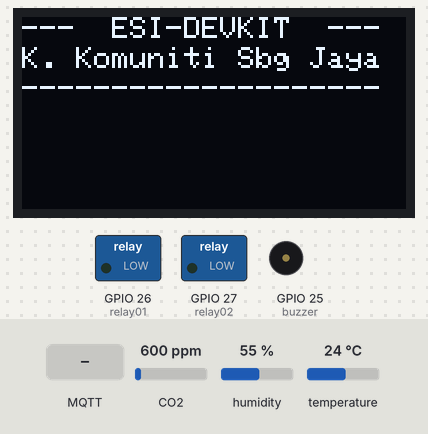
Recording of a sketch running on a simulated ESP32. On the bench: 128×64 one-colour display, switched loads named in the sketch (green lamp = pin HIGH), buzzer (waves = sounding, pin HIGH). The test bench sets the inputs (shaded band); at power-on: CO2 600 ppm, humidity 55 %, temperature 24 °C. WiFi joins after 1.5 s; servers stay silent unless stated; no MQTT or app messages arrive unless stated; what the sketch prints to the serial monitor is not drawn.

Above: at 6.3 s.
6.4 s: MQTT message "on" arrives on the first subscribed topic
At 6.7 s:
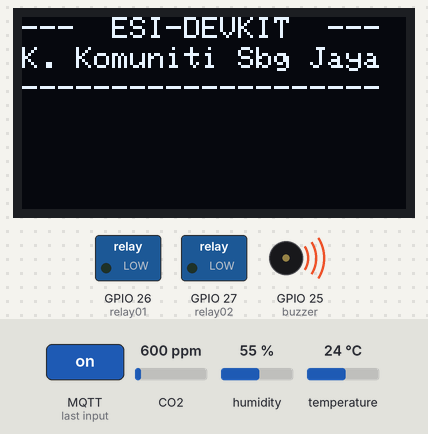
7.9 s: MQTT message "on" arrives on the second subscribed topic
At 9.1 s:
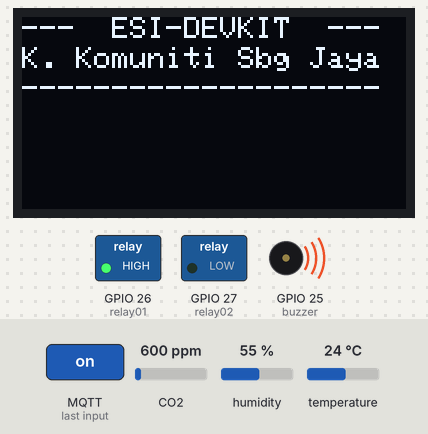
9.4 s: MQTT message "off" arrives on the first subscribed topic
At 10.2 s:
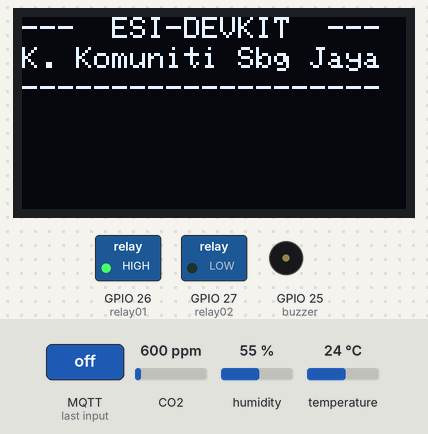
10.9 s: MQTT message "on" arrives on the third subscribed topic
At 11.6 s:
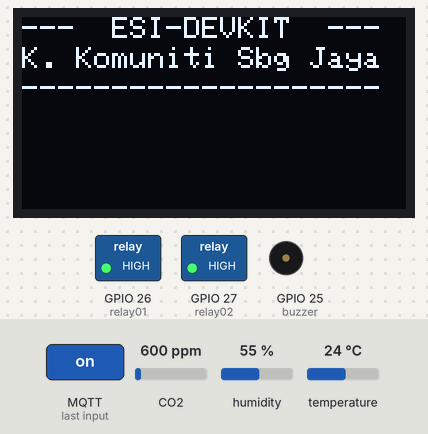
12.4 s: MQTT message "off" arrives on the second subscribed topic
At 12.8 s:
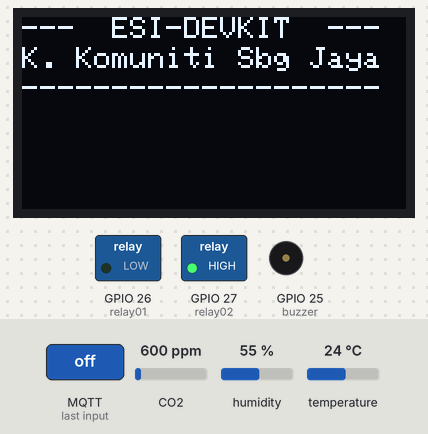
13.9 s: MQTT message "off" arrives on the third subscribed topic
At 14.8 s:
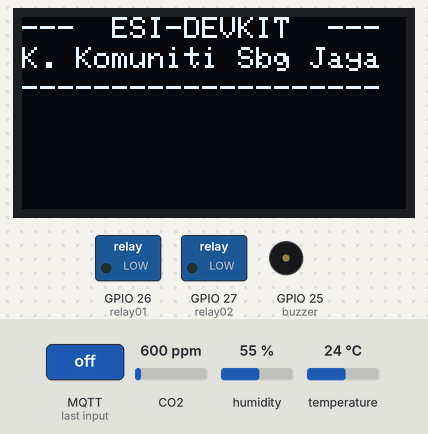
Timing chart, 0 to 16.4 s (numbered marks = the images above; inputs shaded):
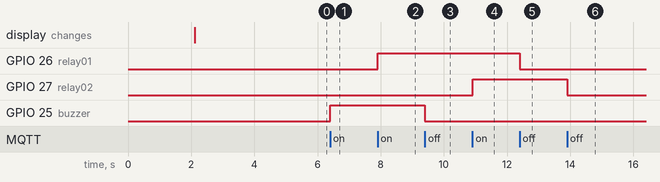

The sketch:

sdc30_mqtt.ino
```cpp
#include <WiFi.h>
#include <MQTT.h>
#include <Adafruit_SSD1306.h>
#include <Adafruit_GFX.h>
#include <Adafruit_SCD30.h>


//--------------------------------------------------------------------------
//-----b. - ISTIHAR Sambungan nama Pin dengan Nombor Fizikal PIN ----
//--------------------------------------------------------------------------

#define relay01     26  // digital OUTPUT - RELAY 1
#define relay02     27  // digital OUTPUT - RELAY 2
#define buzzer      25  // digital OUTPUT - BUZZER
#define SensorDS18  15  // pin ke DS18B20 (ONEWIRE) sensor Suhu
#define sensorLDR   36  // analog INPUT   - Sensor Cahaya
#define sensorTilt  4   // digital Input  - Sensor Tilt
#define sensorVolt  35  // analog INPUT   - Sensor Voltan

// ~~~~~~~~~~~~~~~~~~~~ PENTING ~~~~~~~~~~~~~~~~~~~~~~~~
// ------ Sila edit nama atau ID ikut keperluan --------
#define Client_Id   "id_anda___"
#define NamaBroker  "broker.emqx.io"
#define namaSSID    "IoT";
#define SSIDpwd     "iot@kksj2023";
//#define namaSSID    "Haza@unifi";
//#define SSIDpwd     "0135335045";
// ~~~~~~~~~~~~~~~~~~~  TAMMAT   ~~~~~~~~~~~~~~~~~~~~~~~

//~~~~~~~~~~ Penetapan Saiz Skrin OLED ~~~~~~~~~~~~~~~~~
#define SCREEN_WIDTH 128 // OLED display width, in pixels
#define SCREEN_HEIGHT 64 // OLED display height, in pixels


// ~~~~~~~~~~~~~~~~~~~  TAMMAT   ~~~~~~~~~~~~~~~~~~~~~~~

//-----c.  - ISTIHAR  constant dan pembolehubah------------------------------
//---Penetapan nama Pembolehubah yg diumpukkan kepada satu nilai awal  --
const char ssid[] = namaSSID;
const char pass[] = SSIDpwd;

//------ ISTIHAR Pemboleh ubah dengan jenis Data yang digunakan---
unsigned long lastMillis = 0;

//-----d. - Cipta Objek dari Librari berkaitan------------------ ----
Adafruit_SSD1306 paparOled(SCREEN_WIDTH, SCREEN_HEIGHT, &Wire, -1);
Adafruit_SCD30 scd30;
//--------------------------------------------------------------------------

WiFiClient net;
MQTTClient client;

//--------------FUNCTION----------------------------

void connect() {
  Serial.print("sambungan ke wifi...");
  while (WiFi.status() != WL_CONNECTED) {
    Serial.print(".");
    delay(1000);
  }
  Serial.println("");
  Serial.print("sambungan WiFi berjaya ..... ");
  Serial.print("IP address: ");
  Serial.println(WiFi.localIP()); // Print the IP address

  Serial.print("sambungan ke broker MQTT : ");
  Serial.println(NamaBroker);

  Serial.print("\nconnecting...");
  while (!client.connect(Client_Id)) {
    Serial.print(".");
    delay(1000);
  }
  Serial.println("\nconnected!");
  client.subscribe("topicAnda/buzzer");
  client.subscribe("topicAnda/relay1");
  client.subscribe("topicAnda/relay2");
  // -- tambah subcribe disini ---

}

void messageReceived(String &topic, String &payload) {
  //Serial.println("incoming: " + topic + " - " + payload);
   Serial.println(payload);

  //   ----Tulis Kod Kawalan ( subsribe here ) ---------------------
  //==========================Buzzer Control ========================
     if(String(topic) == "topicAnda/buzzer")
  {
      if(payload =="on")
      {
      Serial.println(payload);
      digitalWrite(buzzer,HIGH);
      Serial.println("Buzzer ON");
      }

      else if(payload =="off")
      {
        Serial.println(payload);
        digitalWrite(buzzer,LOW);
        Serial.println("Buzzer OFF");

      }
  }
  //==========================Relay 1 Control ========================

  if(String(topic) == "topicAnda/relay1")
  {
      if(payload =="on")
      {
      Serial.println(payload);
      digitalWrite(relay01,HIGH);
      Serial.println("socket1 ON");
      }

      else if(payload =="off")
      {
        Serial.println(payload);
        digitalWrite(relay01,LOW);
        Serial.println("socket1 OFF");
      }
  }

  //==========================Relay 2 Control ========================

   if(String(topic) == "topicAnda/relay2")
  {
      if(payload =="on")
      {
      Serial.println(payload);
      digitalWrite(relay02,HIGH);
      Serial.println("socket2 ON");

      }

      else if(payload =="off")
      {
        Serial.println(payload);
        digitalWrite(relay02,LOW);
        Serial.println("socket2 OFF");

      }
  }

  //--------------------------- END --------------------
}

void setup(void) {

  pinMode(relay01,OUTPUT);
  pinMode(relay02,OUTPUT);
  pinMode(buzzer,OUTPUT);
  pinMode(sensorTilt, INPUT);

  Serial.begin(115200); // initialize serial
  WiFi.begin(ssid, pass);

  client.begin(NamaBroker, net);
  client.onMessage(messageReceived);
  connect();

  if(!paparOled.begin(SSD1306_SWITCHCAPVCC, 0x3C)) { // Address 0x3D for 128x64
    Serial.println(F("SSD1306 allocation failed"));
    for(;;);
  }

  Serial.println("Permulaan Sistem IoT Kabin - Ujian Nod SCD30");

  if (!scd30.begin()) {
    Serial.println("Ralat: SCD30 tidak ditemui. Sila periksa pendawaian I2C.");
    while (1) { delay(10); }
  }
  Serial.println("Sensor SCD30 berjaya disambungkan.");

  // Sela masa bacaan ditetapkan setiap 2 saat
  scd30.setMeasurementInterval(2);

  paparOled.clearDisplay();
  paparOled.setTextSize(1);
  paparOled.setTextColor(WHITE);
  paparOled.setCursor(0,0);
  paparOled.println("---  ESI-DEVKIT  ---");
  paparOled.setCursor(0,10);
  paparOled.println("K. Komuniti Sbg Jaya");
  paparOled.setCursor(0,20);
  paparOled.println("--------------------");
  paparOled.display();
  delay(3000);
}

void loop() {

  client.loop();
 delay(10);  // <- fixes some issues with WiFi stability

  if (!client.connected()) {
    connect();
  }

if (millis() - lastMillis > 2000) {
  lastMillis = millis();

  //------SENSOR 1 -------------------------------------------------------------


  if (scd30.dataReady()) {
    if (!scd30.read()){
      Serial.println("Ralat ketika memproses pembacaan data.");
      return;
    }

    // Paparan data pada Serial Monitor
    Serial.print("Kepekatan CO2 : ");
    Serial.print(scd30.CO2, 3);
    Serial.println(" ppm");
    client.publish("cabin/ppm", String(scd30.CO2,0));

    Serial.print("Suhu Kabin    : ");
    Serial.print(scd30.temperature);
    Serial.println(" °C");
    client.publish("cabin/suhu", String(scd30.temperature,0));

    Serial.print("Kelembapan    : ");
    Serial.print(scd30.relative_humidity);
    Serial.println(" %");
    client.publish("cabin/humiditi", String(scd30.relative_humidity,0));

    Serial.println("-----------------------------------");
    // Nota: Integrasi pubsubclient.h akan diletakkan di sini untuk penghantaran data ke Broker Raspberry Pi via Wi-Fi
  }
  delay(100);
}
}
```

Measured:
- after the input at 6.4 s, GPIO 25 (buzzer): LOW → HIGH at once
- after the input at 7.9 s, GPIO 26 (relay01): LOW → HIGH at once
- after the input at 9.4 s, GPIO 25 (buzzer): HIGH → LOW at once
- after the input at 10.9 s, GPIO 27 (relay02): LOW → HIGH at once
- after the input at 12.4 s, GPIO 26 (relay01): HIGH → LOW at once
- after the input at 13.9 s, GPIO 27 (relay02): HIGH → LOW at once
